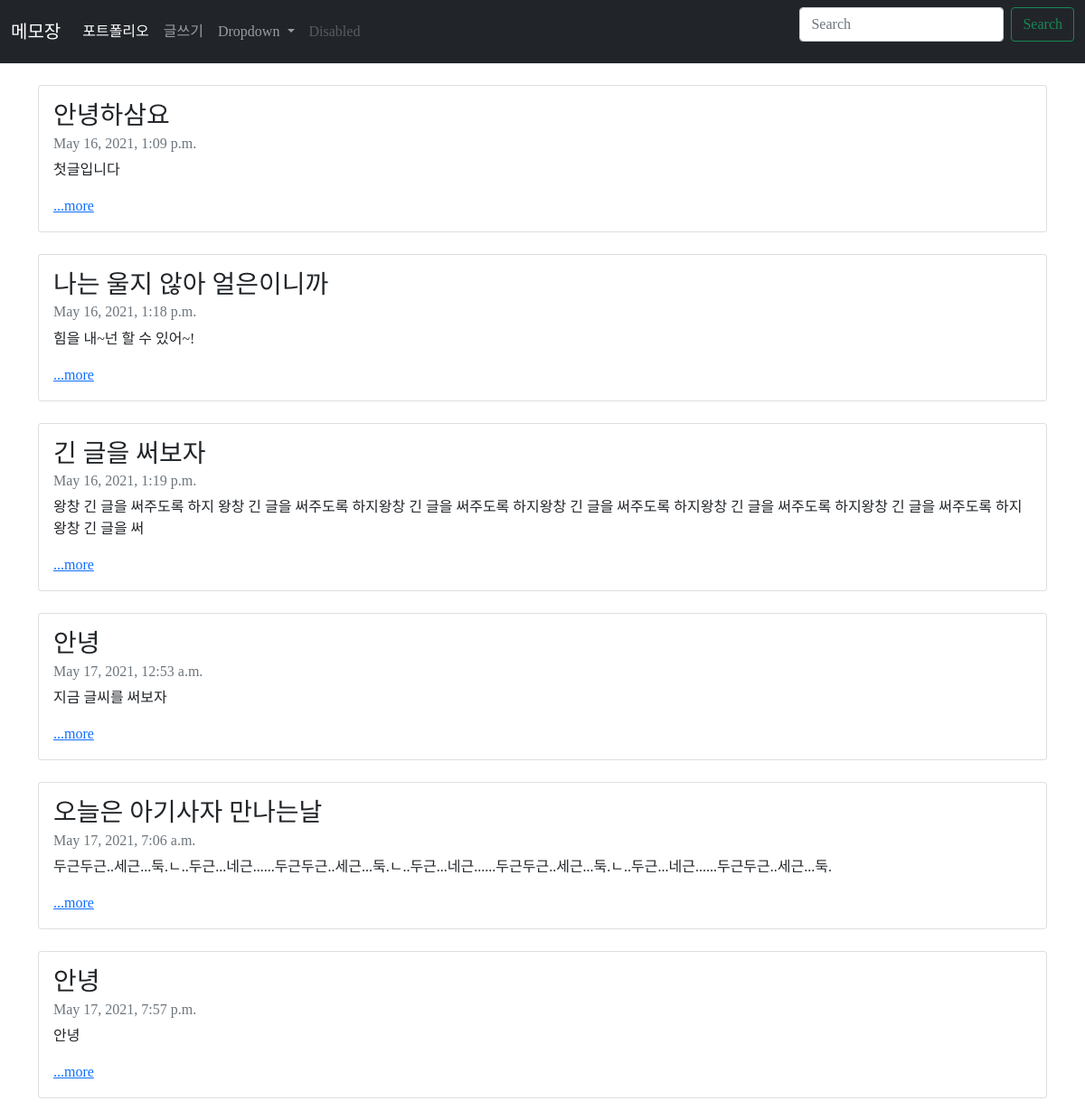
The page / on the database its author committed.
### blogapp/models.py (models this page shows, shortened)
class Blog(models.Model):
    title = models.CharField(max_length=200)
    pub_date = models.DateTimeField('date published')
    body = models.TextField()
    def summary(self):
        return self.body[:100]

### blogapp/views.py (the view)
# urls.py: path('', blogapp.views.home, name="home"),
def home(request):
    blogs = Blog.objects #쿼리셋
    return render(request, 'home.html', {'blogs':blogs})

### blogapp/templates/home.html
{% extends 'base.html' %}
{% block contents %}
<body>
    <br>
    {% for blog in blogs.all %}
    <div class="container">
        <div class="card">
            <div class="card-body">
                <h3 class="card-title">{{blog.title}}</h3>
                <h6 class="card-subtitle mb-2 text-muted">{{blog.pub_date}}</h6>
                <p class="card-text">{{blog.summary}}</p>
                <a href="{% url 'detail' blog.id %}" class="card-link">...more</a>
            </div>
        </div><br>
    </div>
    {% endfor %}
</body>
{% endblock %}

### blogproject/templates/base.html (shortened to what this page needs)
<head>
    <link href="https://cdn.jsdelivr.net/npm/bootstrap@5.0.1/dist/css/bootstrap.min.css" rel="stylesheet">
</head>
<body>
    <nav class="navbar navbar-expand-lg navbar-dark bg-dark">
        <div class="container-fluid">
            <a class="navbar-brand" href="{% url 'home' %}">메모장</a>
            <div class="collapse navbar-collapse" id="navbarSupportedContent">
                <ul class="navbar-nav me-auto mb-2 mb-lg-0">
                    <li class="nav-item">
                        <a class="nav-link active" aria-current="page" href="{% url 'portfolio' %}">포트폴리오</a>
                    </li>
                    <li class="nav-item">
                        <a class="nav-link" href="{% url 'new' %}">글쓰기</a>
                    </li>
                    <li class="nav-item dropdown">
                        <a class="nav-link dropdown-toggle" href="#" id="navbarDropdown" role="button"
                            data-bs-toggle="dropdown" aria-expanded="false">
                            Dropdown
                        </a>
                    </li>
                    <li class="nav-item">
                        <a class="nav-link disabled" href="#" tabindex="-1" aria-disabled="true">Disabled</a>
                    </li>
                </ul>
                <form class="d-flex">
                    <input class="form-control me-2" type="search" placeholder="Search" aria-label="Search">
                    <button class="btn btn-outline-success" type="submit">Search</button>
                </form>
            </div>
        </div>
    </nav>
{% block contents %}
{% endblock %}
</body>

### blogproject/templates/base.html (style rules this page uses)
body, h1, h2, h3, h4, h5, h6, p, span { font-family: 'Nanum Myeongjo', serif; }

### rows shown on the page
Blog: title "안녕하삼요", pub_date "May 16, 2021, 1:09 p.m.", summary "첫글입니다"
Blog: title "나는 울지 않아 얼은이니까", pub_date "May 16, 2021, 1:18 p.m.", summary "힘을 내~넌 할 수 있어~!"
Blog: title "긴 글을 써보자", pub_date "May 16, 2021, 1:19 p.m.", summary "왕창 긴 글을 써주도록 하지 왕창 긴 글을 써주도록 하지왕창 긴 글을 써주도록 하지왕창 긴 글을 써주도록 하지왕창 긴 글을 써주도록 하지왕창 긴 글을 써주도록 하지왕창 긴 글을 써"
Blog: title "안녕", pub_date "May 17, 2021, 12:53 a.m.", summary "지금 글씨를 써보자"
Blog: title "오늘은 아기사자 만나는날", pub_date "May 17, 2021, 7:06 a.m.", summary "두근두근..세근...둑.ㄴ..두근...네근......두근두근..세근...둑.ㄴ..두근...네근......두근두근..세근...둑.ㄴ..두근...네근......두근두근..세근...둑."
Blog: title "안녕", pub_date "May 17, 2021, 7:57 p.m.", summary "안녕"
